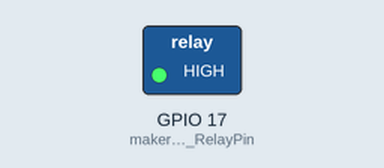
This program was run on a simulated Raspberry Pi (BCM pin numbers). Parts: switched loads named in the program (green lamp = pin HIGH). Dashed ring = blinking.

Above: at 0.2 s.
Timing chart, 0 to 3.0 s (numbered marks = the images above):
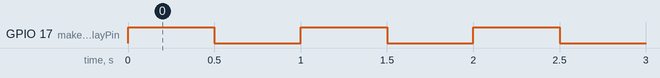

Measured:
- by itself, GPIO 17 (makerobo_RelayPin): alternates HIGH for 0.50 s and LOW for 0.50 s

The program:

4._____.py
```python
#!/usr/bin/env python
# coding: utf-8

# <center><img src="./image/CLBLOGO.jpg" alt="创乐博" style="width: 300px;"/></center>
#
# # 4.继电器实验
#
# @－－－－湖南创乐博智能科技有限公司－－－－<br>
# @  文件名：4.继电器实验.py <br>
# @  版本：V2.0 <br>
# @  author: zhulin<br>
# @  说明：继电器实验
# 继电器控制程序，通过LED的方式控制继电器开关！！！<br>

# ## 1.导入必要的库文件

# In[1]:


from gpiozero import LED
from time import sleep


# ## 2.定义继电器管脚 GPIO17

# In[2]:


makerobo_RelayPin = LED(17)


# ## 3.初始化工作

# In[3]:


def makerobo_setup():
    makerobo_RelayPin.off() # 关闭继电器


# ## 4.主程序

# In[ ]:


# 循环函数
def makerobo_loop():
	while True:
		# 继电器打开
		makerobo_RelayPin.on()  # 打开继电器
		sleep(0.5)              # 延时500ms
		# 继电器关闭
		makerobo_RelayPin.off() # 关闭继电器
		sleep(0.5)         # 延时500ms

# 释放资源
def makerobo_destroy():
    makerobo_RelayPin.close()

# 程序入口
if __name__ == '__main__':
	makerobo_setup()           #  初始化
	try:
		makerobo_loop()        #  调用循环函数
	except KeyboardInterrupt:  #  当按下Ctrl+C时，将执行destroy()子程序。
		makerobo_destroy()     #  释放资源


# In[ ]:
```
